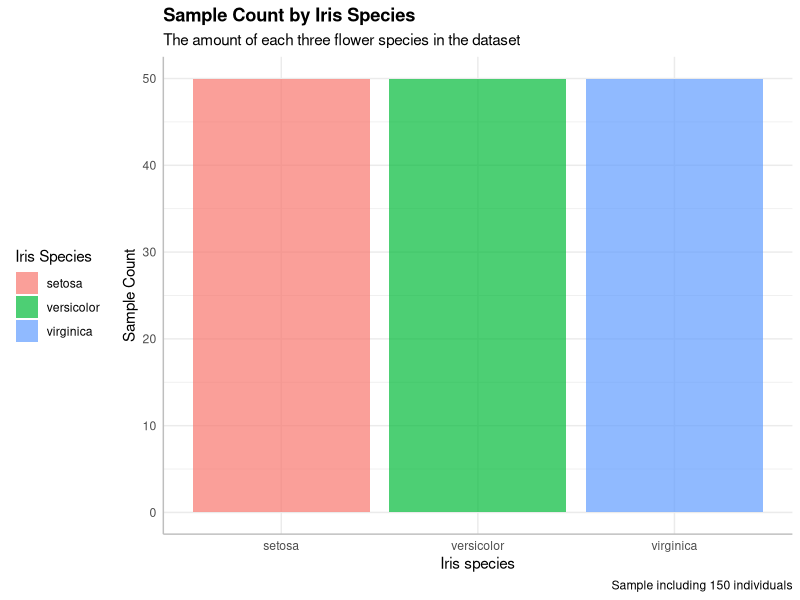
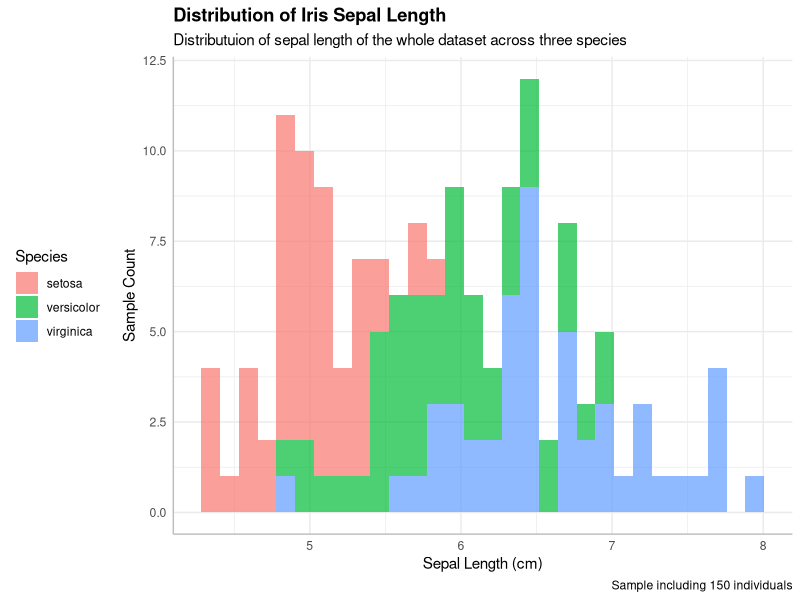
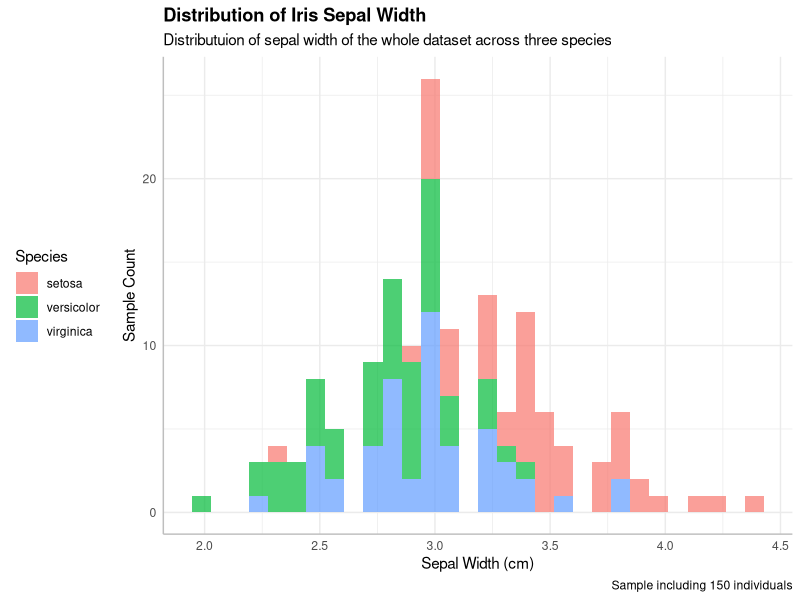
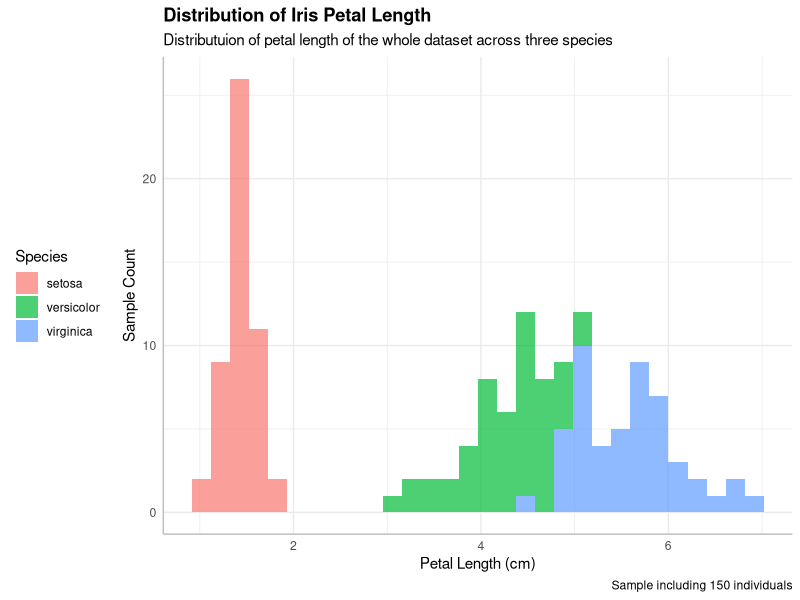
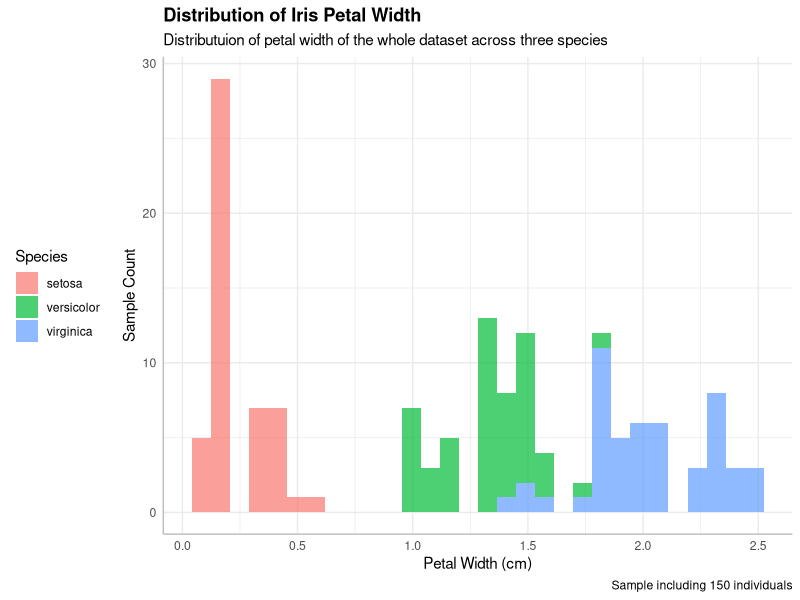
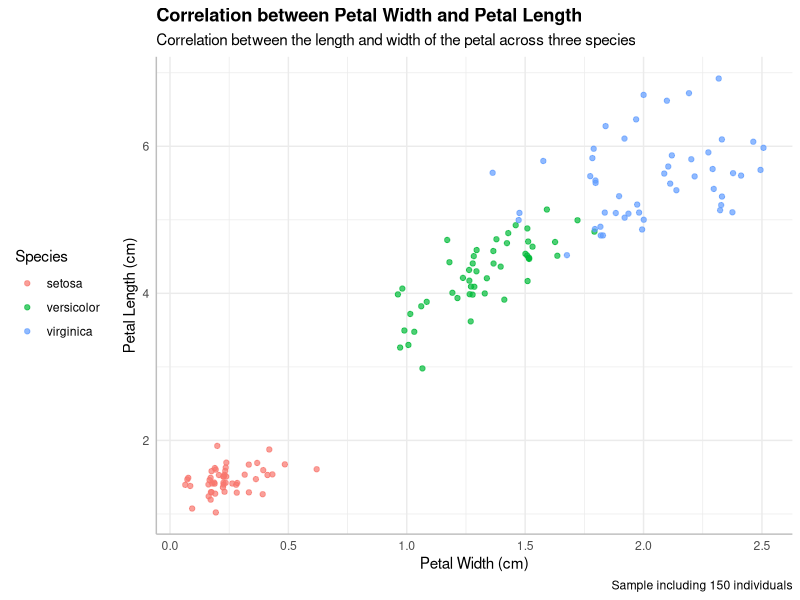
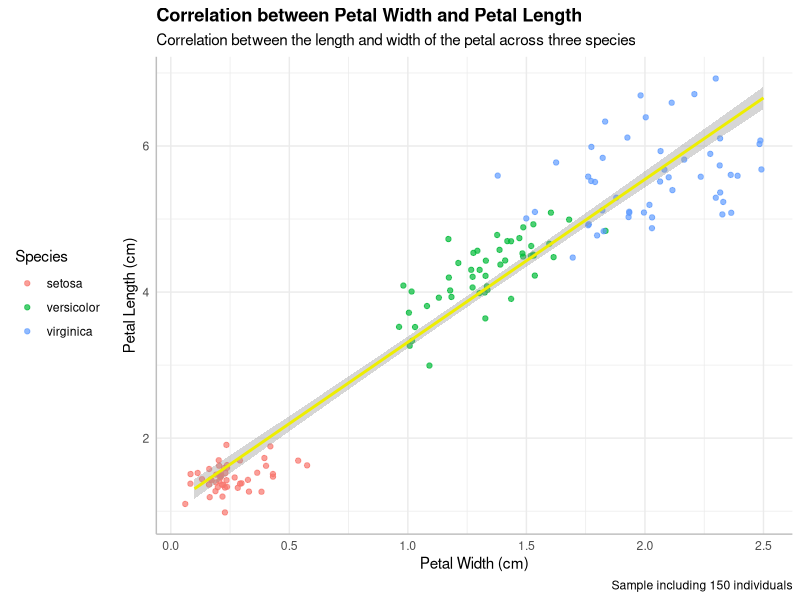
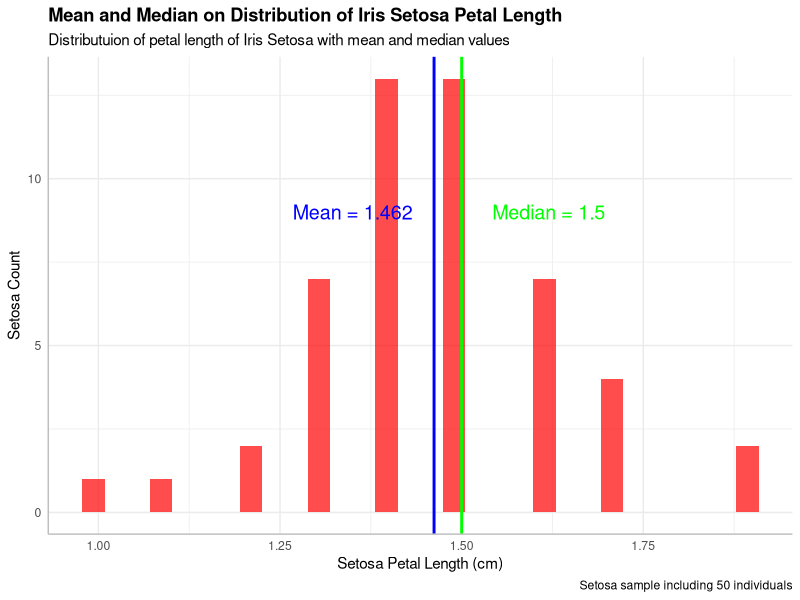

Recreate these plots in R, in order.
## ---- chunk 1
knitr::opts_chunk$set(echo = TRUE)
## ---- chunk 2
str(iris)
## ---- chunk 3
library(ggplot2) # Loading the ggplot package
ggplot(data = iris) +
  geom_bar(mapping = aes(x = Species, fill = Species), alpha = 0.7) +
  labs(title = "Sample Count by Iris Species", 
       subtitle = "The amount of each three flower species in the dataset",
       caption = "Sample including 150 individuals",
       fill = "Iris Species") +
  ylab(label = "Sample Count") +
  xlab(label = "Iris species") +
  theme_minimal() +
  theme(legend.position = "left",
        axis.line = element_line(color = "grey"),
        axis.line.x = element_line(color = "grey"),
        axis.line.y = element_line(color = "grey"),
        plot.title = element_text(face = "bold"))
## ---- chunk 4
ggplot(data = iris) +
  geom_histogram(mapping = aes(x = Sepal.Length, fill = Species), alpha = 0.7) +
  labs(title = "Distribution of Iris Sepal Length", 
       subtitle = "Distributuion of sepal length of the whole dataset across three species",
       caption = "Sample including 150 individuals") +
  ylab(label = "Sample Count") +
  xlab(label = "Sepal Length (cm)") +
  theme_minimal() +
  theme(legend.position = "left",
        axis.line = element_line(color = "grey"),
        axis.line.x = element_line(color = "grey"),
        axis.line.y = element_line(color = "grey"),
        plot.title = element_text(face = "bold"))
## ---- chunk 5
ggplot(data = iris) +
  geom_histogram(mapping = aes(x = Sepal.Width, fill = Species), alpha = 0.7) +
  labs(title = "Distribution of Iris Sepal Width", 
       subtitle = "Distributuion of sepal width of the whole dataset across three species",
       caption = "Sample including 150 individuals") +
  ylab(label = "Sample Count") +
  xlab(label = "Sepal Width (cm)") +
  theme_minimal() +
  theme(legend.position = "left",
        axis.line = element_line(color = "grey"),
        axis.line.x = element_line(color = "grey"),
        axis.line.y = element_line(color = "grey"),
        plot.title = element_text(face = "bold"))
## ---- chunk 6
ggplot(data = iris) +
  geom_histogram(mapping = aes(x = Petal.Length, , fill = Species), alpha = 0.7) +
  labs(title = "Distribution of Iris Petal Length", 
       subtitle = "Distributuion of petal length of the whole dataset across three species",
       caption = "Sample including 150 individuals") +
  ylab(label = "Sample Count") +
  xlab(label = "Petal Length (cm)") +
  theme_minimal() +
  theme(legend.position = "left",
        axis.line = element_line(color = "grey"),
        axis.line.x = element_line(color = "grey"),
        axis.line.y = element_line(color = "grey"),
        plot.title = element_text(face = "bold"))
## ---- chunk 7
ggplot(data = iris) +
  geom_histogram(mapping = aes(x = Petal.Width, fill = Species), alpha = 0.7) +
  labs(title = "Distribution of Iris Petal Width", 
       subtitle = "Distributuion of petal width of the whole dataset across three species",
       caption = "Sample including 150 individuals") +
  ylab(label = "Sample Count") +
  xlab(label = "Petal Width (cm)") +
  theme_minimal() +
  theme(legend.position = "left",
        axis.line = element_line(color = "grey"),
        axis.line.x = element_line(color = "grey"),
        axis.line.y = element_line(color = "grey"),
        plot.title = element_text(face = "bold"))
## ---- chunk 8
ggplot(data = iris) +
  geom_jitter(mapping = aes(x = Petal.Width, y = Petal.Length, col = Species), alpha = 0.7) +
  # below line of code adds the trend line to the graph
  # geom_smooth(mapping = aes(x = Petal.Width, y = Petal.Length), col = "yellow2", method = lm) +
  labs(title = "Correlation between Petal Width and Petal Length", 
       subtitle = "Correlation between the length and width of the petal across three species",
       caption = "Sample including 150 individuals") +
  ylab(label = "Petal Length (cm)") +
  xlab(label = "Petal Width (cm)") +
  theme_minimal() +
  theme(legend.position = "left",
        axis.line = element_line(color = "grey"),
        axis.line.x = element_line(color = "grey"),
        axis.line.y = element_line(color = "grey"),
        plot.title = element_text(face = "bold"))
## ---- chunk 9
ggplot(data = iris) +
  geom_jitter(mapping = aes(x = Petal.Width, y = Petal.Length, col = Species), alpha = 0.7) +
  # below line of code adds the trend line to the graph
  geom_smooth(mapping = aes(x = Petal.Width, y = Petal.Length), col = "yellow2", method = lm) +
  labs(title = "Correlation between Petal Width and Petal Length", 
       subtitle = "Correlation between the length and width of the petal across three species",
       caption = "Sample including 150 individuals") +
  ylab(label = "Petal Length (cm)") +
  xlab(label = "Petal Width (cm)") +
  theme_minimal() +
  theme(legend.position = "left",
        axis.line = element_line(color = "grey"),
        axis.line.x = element_line(color = "grey"),
        axis.line.y = element_line(color = "grey"),
        plot.title = element_text(face = "bold"))
## ---- chunk 10
# modelling with lm()
# 1. we create a model, putting petal length at y-axis, petal width at x-axis
iris_model <- lm(iris$Petal.Length ~ iris$Petal.Width)

# 2. we get the intercept and slope with coef() function
e <- coef(iris_model)[1] # intercept
f <- coef(iris_model)[2] # slope

e # showing the intercept value
f # showing the slope

# summary() provides insight of the model
summary(iris_model)
## ---- chunk 11
# Separating setosa individuals from the dataset
my_setosa <- subset(iris, Species == "setosa")

# Calculating the mean of petal length 
mean(my_setosa$Petal.Length)
# Calculating the median of petal length 
median(my_setosa$Petal.Length)
## ---- chunk 12
# Adding mean and median values to histogram 
ggplot(data = my_setosa) +
  geom_histogram(aes (x = Petal.Length), fill = "red", alpha = 0.7) +
  geom_vline(xintercept = mean(my_setosa$Petal.Length), col = "blue", lwd = 1) +
  geom_vline(xintercept = median(my_setosa$Petal.Length), col = "green", lwd = 1) +
  annotate("text", x = 1.35,
           y = 9,
           label = paste("Mean =", mean(my_setosa$Petal.Length)),
           col = "blue",
           size = 5) +
  annotate("text", x = 1.62,
           y = 9,
           label = paste("Median =", median(my_setosa$Petal.Length)),
           col = "green",
           size = 5) +
  labs(title = "Mean and Median on Distribution of Iris Setosa Petal Length", 
       subtitle = "Distributuion of petal length of Iris Setosa with mean and median values",
       caption = "Setosa sample including 50 individuals") +
  ylab(label = "Setosa Count") +
  xlab(label = "Setosa Petal Length (cm)") +
  theme_minimal() +
  theme(axis.line = element_line(color = "grey"),
        axis.line.x = element_line(color = "grey"),
        axis.line.y = element_line(color = "grey"),
        plot.title = element_text(face = "bold"))
## ---- chunk 13
# Calulation variance  
variance <- (my_setosa$Petal.Length - mean(my_setosa$Petal.Length))^2
variance <- sum(variance) / (length(my_setosa$Petal.Length) - 1)
variance
## ---- chunk 14
# Calulation standard variation  
std <- sqrt(variance)
std
## ---- chunk 15
sd(my_setosa$Petal.Length)
## ---- chunk 16
# There is no built in function to find mode in R, so we write one
mode <- function(x) {
  u <- unique(x)
  tab <- tabulate(match(x, u))
  u[tab == max(tab)]
}
## ---- chunk 17
mode(my_setosa$Petal.Length)
## ---- chunk 18
# z-score of setosa petal length when x=1.4
z <- (1.4 - mean(my_setosa$Petal.Length))/sd(my_setosa$Petal.Length)
z
# a calculation with the number values
control_z <- (1.4 - 1.462)/0.173664
control_z
## ---- chunk 19
# z-score of setosa petal length when x=1.4
z <- (1.5 - mean(my_setosa$Petal.Length))/sd(my_setosa$Petal.Length)
z
# a calculation with the number values
control_z <- (1.5 - 1.462)/0.173664
control_z
